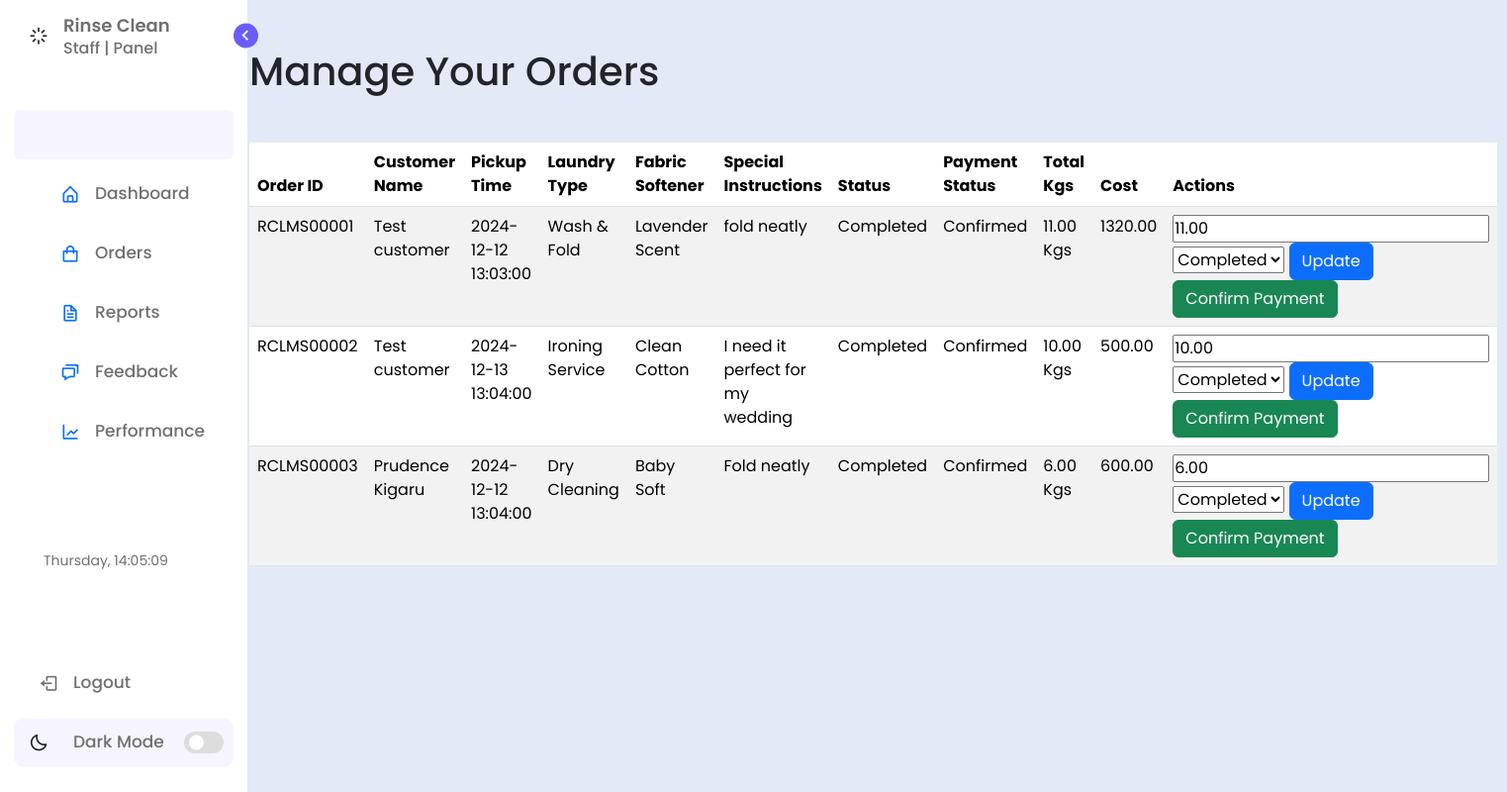
The page /staff/orders.php (signed in) on the database its author committed.
### tables this page shows
CREATE TABLE `orders` (
  `id` int(11) NOT NULL,
  `order_id` varchar(20) NOT NULL,
  `customer_name` varchar(100) NOT NULL,
  `laundry_type` varchar(50) NOT NULL,
  `fabric_softener` varchar(100) DEFAULT NULL,
  `pickup_time` datetime NOT NULL,
  `special_instructions` text DEFAULT NULL,
  `status` varchar(20) DEFAULT 'Pending',
  `weight` decimal(5,2) DEFAULT NULL,
  `cost` decimal(10,2) NOT NULL,
  `payment_status` varchar(20) NOT NULL DEFAULT 'Pending',
  `staff_id` int(11) DEFAULT NULL,
  `created_at` datetime DEFAULT current_timestamp(),
  `feedback_given` enum('yes','no') DEFAULT 'no'
);

### staff/orders.php (the view, shortened to what this page needs)
<?php
require_once '../includes/rinseclean_lms.php';
$staff_id = (int)$_SESSION['user_id'];
$sql = "SELECT orders.id, orders.order_id, orders.customer_name, orders.pickup_time, orders.laundry_type, orders.status, orders.fabric_softener, orders.payment_status, orders.weight, orders.special_instructions, orders.cost
        FROM orders
        WHERE staff_id = ?";
$stmt = $conn->prepare($sql);
$stmt->bind_param('i', $staff_id);
$stmt->execute();
$result = $stmt->get_result();
$orders = [];
if ($result->num_rows > 0) {
    while ($row = $result->fetch_assoc()) {
        $orders[] = $row;
    }
} else {
    $message = "No orders found for this staff member.";
}
?>
<!DOCTYPE html>
<html lang="en">
<head>
    <link rel="stylesheet" href="https://cdn.jsdelivr.net/npm/bootstrap@5.3.3/dist/css/bootstrap.min.css">
    <link rel="stylesheet" href="../admin/css/style.css">
</head>
<body>
<div class="d-flex" id="wrapper">
    <?php include '../staff/public/sidebar.php'; ?>
</div>
<section class="home">
    <div class="container mt-5">
        <h1>Manage Your Orders</h1>
        <div class="orders-section mt-5">
            <table class="table table-striped table-hover">
                <thead class="thead-dark">
                    <tr>
                        <th scope="col">Order ID</th>
                        <th scope="col">Customer Name</th>
                        <th scope="col">Pickup Time</th>
                        <th scope="col">Laundry Type</th>
                        <th scope="col">Fabric Softener</th>
                        <th scope="col">Special Instructions</th>
                        <th scope="col">Status</th>
                        <th scope="col">Payment Status</th>
                        <th scope="col">Total Kgs</th>
                        <th scope="col">Cost</th>
                        <th scope="col">Actions</th>
                    </tr>
                </thead>
                <tbody>
        <?php if (count($orders) > 0): ?>
        <?php foreach ($orders as $order): ?>
        <tr>
            <td><?php echo htmlspecialchars($order['order_id']); ?></td>
            <td><?php echo htmlspecialchars($order['customer_name']); ?></td>
            <td><?php echo htmlspecialchars($order['pickup_time']); ?></td>
            <td><?php echo htmlspecialchars($order['laundry_type']); ?></td>
            <td><?php echo htmlspecialchars($order['fabric_softener']); ?></td>
            <td><?php echo htmlspecialchars($order['special_instructions']); ?></td>
            <td><?php echo htmlspecialchars($order['status']); ?></td>
            <td><?php echo htmlspecialchars($order['payment_status']); ?></td>
            <td><?php echo htmlspecialchars($order['weight']); ?> Kgs</td>
            <td><?php echo htmlspecialchars($order['cost']); ?></td>
            <td>
                <form method="POST" class="d-inline">
                    <input type="number" name="weight" placeholder="Enter Kgs" required min="0" value="<?php echo htmlspecialchars($order['weight']); ?>" />
                    <select name="status" required>
                        <option value="Completed" <?php echo $order['status'] === 'Completed' ? 'selected' : ''; ?>>Completed</option>
                    </select>
                    <button type="submit" name="update_order" class="btn btn-primary">Update</button>
                </form>
                <form method="POST" class="d-inline mt-2">
                    <button type="submit" name="confirm_payment" class="btn btn-success">Confirm Payment</button>
                </form>
            </td>
        </tr>
        <?php endforeach; ?>
    <?php else: ?>
        <tr><td colspan="11">No orders to display</td></tr>
    <?php endif; ?>
</tbody>
            </table>
        </div>
    </div>
</section>
</body>
</html>

### admin/css/style.css (style rules this page uses)
* { margin: 0; padding: 0; box-sizing: border-box; font-family: 'Poppins', sans-serif; }
:root { --body-color: #E4E9F7; --sidebar-color: #FFF; --primary-color: #695CFE; --primary-color-light: #F6F5FF; --toggle-color: #DDD; --text-color: #707070; --text-color-dark: #FFFFFF; --sidebar-text-color-dark: #D7D7D7; --button-background: #695CFE; --button-background-dark: #4C4D4E; --tran-03: all 0.2s ease; --tran-04: all 0.3s ease; --tran-05: all 0.3s ease; }
body { min-height: 100vh; background-color: var(--body-color); transition: var(--tran-05); }
.home { position: absolute; top: 0; left: 240px; height: 100vh; width: calc(100% - 250px); background-color: var(--body-color); transition: var(--tran-05); }
html, body { height: 100%; }
#wrapper { min-height: 100%; display: flex; flex-direction: column; }
.home { flex: 1; }

### rows shown on the page
orders: order "RCLMS00001", customer_name "Test customer", pickup_time "2024-12-12 13:03:00", laundry_type "Wash & Fold", fabric_softener "Lavender Scent", special_instructions "fold neatly", status "Completed", payment_status "Confirmed", weight "11.00", cost "1320.00"
orders: order "RCLMS00002", customer_name "Test customer", pickup_time "2024-12-13 13:04:00", laundry_type "Ironing Service", fabric_softener "Clean Cotton", special_instructions "I need it perfect for my wedding", status "Completed", payment_status "Confirmed", weight "10.00", cost "500.00"
orders: order "RCLMS00003", customer_name "Prudence Kigaru", pickup_time "2024-12-12 13:04:00", laundry_type "Dry Cleaning", fabric_softener "Baby Soft", special_instructions "Fold neatly", status "Completed", payment_status "Confirmed", weight "6.00", cost "600.00"
